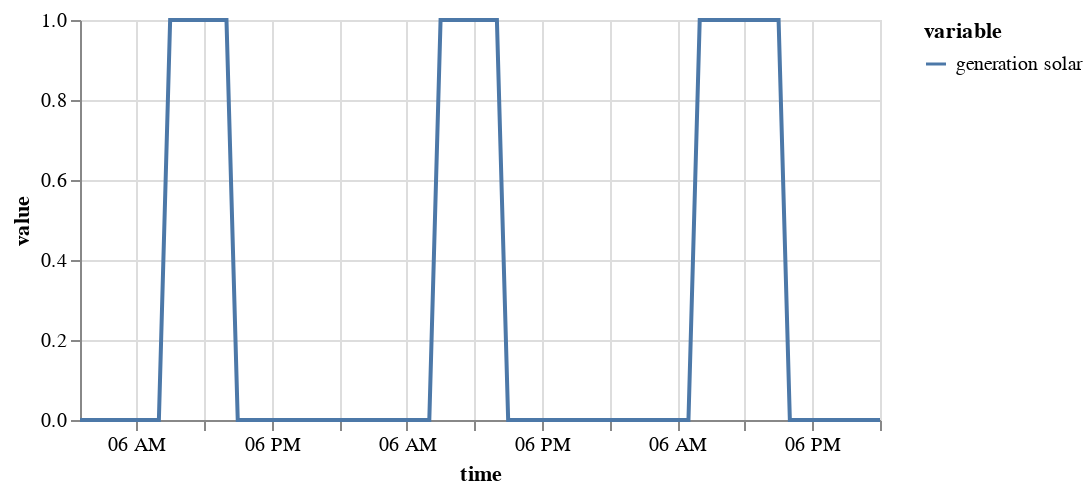

Write notebook code for a chart like this one.
### Markdown cell above
Detect values above an absolute threshold

### Code cell
detector = common.DataQualityDetector(
    threshold_type='threshold', 
    upper_threshold=3000
)

# Fitting on some data
detector.fit(test)

# Detecting on other
detector.detect(test[:72]).plot()

### Figure 1 — Vega specification as saved in the notebook (floating-point values rounded to 4 significant figures)
{"$schema": "https://vega.github.io/schema/vega/v5.json", "data": [{"name": "source_0", "values": [{"time": "2015-09-01T01:00:00.000", "variable": "generation solar", "value": 0.0}, {"time": "2015-09-01T02:00:00.000", "variable": "generation solar", "value": 0.0}, {"time": "2015-09-01T03:00:00.000", "variable": "generation solar", "value": 0.0}, {"time": "2015-09-01T04:00:00.000", "variable": "generation solar", "value": 0.0}, {"time": "2015-09-01T05:00:00.000", "variable": "generation solar", "value": 0.0}, {"time": "2015-09-01T06:00:00.000", "variable": "generation solar", "value": 0.0}, {"time": "2015-09-01T07:00:00.000", "variable": "generation solar", "value": 0.0}, {"time": "2015-09-01T08:00:00.000", "variable": "generation solar", "value": 0.0}, {"time": "2015-09-01T09:00:00.000", "variable": "generation solar", "value": 1.0}, {"time": "2015-09-01T10:00:00.000", "variable": "generation solar", "value": 1.0}, {"time": "2015-09-01T11:00:00.000", "variable": "generation solar", "value": 1.0}, {"time": "2015-09-01T12:00:00.000", "variable": "generation solar", "value": 1.0}, {"time": "2015-09-01T13:00:00.000", "variable": "generation solar", "value": 1.0}, {"time": "2015-09-01T14:00:00.000", "variable": "generation solar", "value": 1.0}, {"time": "2015-09-01T15:00:00.000", "variable": "generation solar", "value": 0.0}, {"time": "2015-09-01T16:00:00.000", "variable": "generation solar", "value": 0.0}, {"time": "2015-09-01T17:00:00.000", "variable": "generation solar", "value": 0.0}, {"time": "2015-09-01T18:00:00.000", "variable": "generation solar", "value": 0.0}, {"time": "2015-09-01T19:00:00.000", "variable": "generation solar", "value": 0.0}, {"time": "2015-09-01T20:00:00.000", "variable": "generation solar", "value": 0.0}, {"time": "2015-09-01T21:00:00.000", "variable": "generation solar", "value": 0.0}, {"time": "2015-09-01T22:00:00.000", "variable": "generation solar", "value": 0.0}, {"time": "2015-09-01T23:00:00.000", "variable": "generation solar", "value": 0.0}, {"time": "2015-09-02T00:00:00.000", "variable": "generation solar", "value": 0.0}, {"time": "2015-09-02T01:00:00.000", "variable": "generation solar", "value": 0.0}, {"time": "2015-09-02T02:00:00.000", "variable": "generation solar", "value": 0.0}, {"time": "2015-09-02T03:00:00.000", "variable": "generation solar", "value": 0.0}, {"time": "2015-09-02T04:00:00.000", "variable": "generation solar", "value": 0.0}, {"time": "2015-09-02T05:00:00.000", "variable": "generation solar", "value": 0.0}, {"time": "2015-09-02T06:00:00.000", "variable": "generation solar", "value": 0.0}, {"time": "2015-09-02T07:00:00.000", "variable": "generation solar", "value": 0.0}, {"time": "2015-09-02T08:00:00.000", "variable": "generation solar", "value": 0.0}, {"time": "2015-09-02T09:00:00.000", "variable": "generation solar", "value": 1.0}, {"time": "2015-09-02T10:00:00.000", "variable": "generation solar", "value": 1.0}, {"time": "2015-09-02T11:00:00.000", "variable": "generation solar", "value": 1.0}, {"time": "2015-09-02T12:00:00.000", "variable": "generation solar", "value": 1.0}, {"time": "2015-09-02T13:00:00.000", "variable": "generation solar", "value": 1.0}, {"time": "2015-09-02T14:00:00.000", "variable": "generation solar", "value": 1.0}, {"time": "2015-09-02T15:00:00.000", "variable": "generation solar", "value": 0.0}, {"time": "2015-09-02T16:00:00.000", "variable": "generation solar", "value": 0.0}, {"time": "2015-09-02T17:00:00.000", "variable": "generation solar", "value": 0.0}, {"time": "2015-09-02T18:00:00.000", "variable": "generation solar", "value": 0.0}, {"time": "2015-09-02T19:00:00.000", "variable": "generation solar", "value": 0.0}, {"time": "2015-09-02T20:00:00.000", "variable": "generation solar", "value": 0.0}, {"time": "2015-09-02T21:00:00.000", "variable": "generation solar", "value": 0.0}, {"time": "2015-09-02T22:00:00.000", "variable": "generation solar", "value": 0.0}, {"time": "2015-09-02T23:00:00.000", "variable": "generation solar", "value": 0.0}, {"time": "2015-09-03T00:00:00.000", "variable": "generation solar", "value": 0.0}, {"time": "2015-09-03T01:00:00.000", "variable": "generation solar", "value": 0.0}, {"time": "2015-09-03T02:00:00.000", "variable": "generation solar", "value": 0.0}, {"time": "2015-09-03T03:00:00.000", "variable": "generation solar", "value": 0.0}, {"time": "2015-09-03T04:00:00.000", "variable": "generation solar", "value": 0.0}, {"time": "2015-09-03T05:00:00.000", "variable": "generation solar", "value": 0.0}, {"time": "2015-09-03T06:00:00.000", "variable": "generation solar", "value": 0.0}, {"time": "2015-09-03T07:00:00.000", "variable": "generation solar", "value": 0.0}, {"time": "2015-09-03T08:00:00.000", "variable": "generation solar", "value": 1.0}, {"time": "2015-09-03T09:00:00.000", "variable": "generation solar", "value": 1.0}, {"time": "2015-09-03T10:00:00.000", "variable": "generation solar", "value": 1.0}, {"time": "2015-09-03T11:00:00.000", "variable": "generation solar", "value": 1.0}, {"time": "2015-09-03T12:00:00.000", "variable": "generation solar", "value": 1.0}, {"time": "2015-09-03T13:00:00.000", "variable": "generation solar", "value": 1.0}, {"time": "2015-09-03T14:00:00.000", "variable": "generation solar", "value": 1.0}, {"time": "2015-09-03T15:00:00.000", "variable": "generation solar", "value": 1.0}, {"time": "2015-09-03T16:00:00.000", "variable": "generation solar", "value": 0.0}, {"time": "2015-09-03T17:00:00.000", "variable": "generation solar", "value": 0.0}, {"time": "2015-09-03T18:00:00.000", "variable": "generation solar", "value": 0.0}, {"time": "2015-09-03T19:00:00.000", "variable": "generation solar", "value": 0.0}, {"time": "2015-09-03T20:00:00.000", "variable": "generation solar", "value": 0.0}, {"time": "2015-09-03T21:00:00.000", "variable": "generation solar", "value": 0.0}, {"time": "2015-09-03T22:00:00.000", "variable": "generation solar", "value": 0.0}, {"time": "2015-09-03T23:00:00.000", "variable": "generation solar", "value": 0.0}, {"time": "2015-09-04T00:00:00.000", "variable": "generation solar", "value": 0.0}], "transform": [{"type": "formula", "expr": "toDate(datum['time'])", "as": "time"}]}, {"name": "source_0_y_domain_value", "values": [{"min": 0.0, "max": 1.0}]}, {"name": "source_0_color_domain_variable", "values": [{"variable": "generation solar"}]}], "marks": [{"type": "group", "name": "layer_0_pathgroup", "from": {"facet": {"data": "source_0", "name": "faceted_path_layer_0_main", "groupby": ["variable"]}}, "encode": {"update": {"width": {"field": {"signal": null, "datum": null, "group": "width", "parent": null}}, "height": {"field": {"signal": null, "datum": null, "group": "height", "parent": null}}}}, "marks": [{"type": "line", "name": "layer_0_marks", "from": {"data": "faceted_path_layer_0_main"}, "sort": {"field": "x"}, "encode": {"update": {"defined": {"signal": "isValid(datum[\"time\"]) && isFinite(+datum[\"time\"]) && isValid(datum[\"value\"]) && isFinite(+datum[\"value\"])"}, "stroke": {"field": "variable", "scale": "color"}, "y": {"field": "value", "scale": "y"}, "x": {"field": "time", "scale": "x"}}}, "style": ["line"]}]}], "scales": [{"name": "x", "type": "time", "domain": {"data": "source_0", "field": "time"}, "range": [0, {"signal": "width"}]}, {"name": "y", "type": "linear", "domain": [{"signal": "(data(\"source_0_y_domain_value\")[0] || {}).min"}, {"signal": "(data(\"source_0_y_domain_value\")[0] || {}).max"}], "range": [{"signal": "height"}, 0], "nice": true, "zero": true}, {"name": "color", "type": "ordinal", "domain": {"data": "source_0_color_domain_variable", "field": "variable", "sort": true}, "range": "category"}], "axes": [{"scale": "x", "aria": false, "ticks": false, "minExtent": 0, "domain": false, "orient": "bottom", "zindex": 0, "labels": false, "gridScale": "y", "tickCount": {"signal": "ceil(width/40)"}, "grid": true, "maxExtent": 0}, {"scale": "y", "domain": false, "ticks": false, "grid": true, "labels": false, "maxExtent": 0, "tickCount": {"signal": "ceil(height/40)"}, "gridScale": "x", "aria": false, "minExtent": 0, "zindex": 0, "orient": "left"}, {"scale": "x", "tickCount": {"signal": "ceil(width/40)"}, "grid": false, "orient": "bottom", "zindex": 0, "labelOverlap": true, "labelFlush": true, "title": "time"}, {"scale": "y", "title": "value", "labelOverlap": true, "orient": "left", "grid": false, "tickCount": {"signal": "ceil(height/40)"}, "zindex": 0}], "legends": [{"stroke": "color", "symbolType": "stroke", "title": "variable"}], "height": 200, "width": 400, "background": "white", "style": "cell", "padding": 5}
